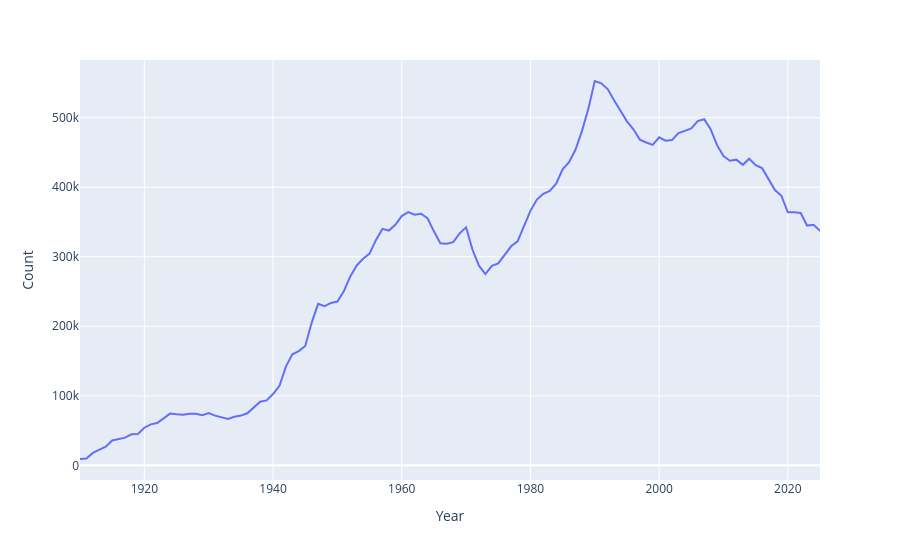

Notebook source saved alongside this figure:
### Code cell
import plotly.express as px
puzzle2 = babynames.groupby("Year")[["Count"]].agg("sum")
px.line(puzzle2, y = "Count")
